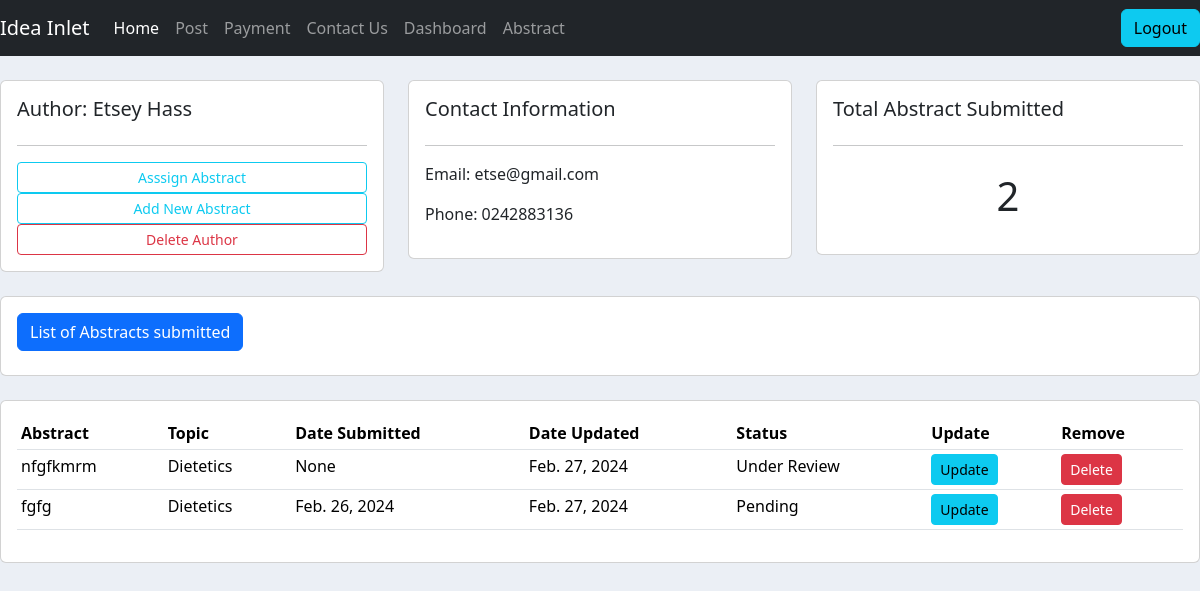
The page /author/1/ (signed in) on the database its author committed.
### abstract/models.py (models this page shows, shortened)
class Author(models.Model):
    TITLE = (
        ("Mr.", "Mr."),
        ("Mrs", "Mrs."),
        ("Dr.", "Dr."),
        ("Prof.", "Prof."),
    )
    GENDER = (
       ("Male", "Male"),
        ("Female", "Female"),
        ("Other", "Other"),
    )
    user = models.OneToOneField(User, null=True, on_delete=models.CASCADE)
    title = models.CharField(max_length=50, choices=TITLE)
    first_name = models.CharField(max_length=200, null=True)
    last_name = models.CharField(max_length=200, null=True)
    gender = models.CharField(max_length=50, choices=GENDER)
    phone = models.CharField(max_length=200, null=True)
    email = models.EmailField(max_length=200, null=True)
    profession = models.CharField(max_length=200, null=True)
    organization = models.CharField(max_length=200, null=True)
    address = models.CharField(max_length=300, null=True)
    bio = models.TextField(max_length=600, null=True, blank=True)
    date_created = models.DateTimeField(auto_now_add=True, null=True)

class Abstract(models.Model):
    STATUS = (
        ("Pending", "Pending"),
        ("Under Review", "Under Review"),
        ("Accepted", "Accepted"),
        ("Rejected.", "Rejected"),
    )
    title = models.CharField(max_length=200, null=True)
    abstract_body = models.TextField(max_length=600, null=True)
    keywords = models.CharField(max_length=300, null=True)
    author_name = models.CharField(max_length=200, null=True)
    author_email = models.EmailField(max_length=200, null=True)
    author_affiliation = models.CharField(max_length=200, null=True)
    presenter_name = models.CharField(max_length=200, null=True)
    presenter_email = models.EmailField(max_length=200, null=True)
    date_created = models.DateField(auto_now_add=True, null=True)
    date_updated = models.DateField(auto_now=True, null=True)
    upload = models.FileField(upload_to="uploads/%Y/%m/%d/", blank=True)
    status = models.CharField(max_length=50, choices=STATUS, default='Pending')
    topics = models.ManyToManyField(Topic)
    presentation_preference = models.ManyToManyField(Presentation_type)
    event = models.ForeignKey(Event, null=True, on_delete=models.SET_NULL)
    author = models.ForeignKey(Author, null=True, on_delete=models.SET_NULL)
    editors = models.ManyToManyField(Group, related_name='assigned_abstracts', blank=True)

class Topic(models.Model):
    topics = models.CharField(max_length=1000, null=True)

### abstract/decorators.py (the view)
        def wrapper_func(request, *args, **kwargs):
            group = None
            if request.user.groups.exists():
                group = request.user.groups.all()[0].name
            if group in allowed_roles:
                return  view_func(request, *args, **kwargs)
            else:
                return render(request, 'abstract/authorize.html')

### abstract/templates/abstract/author.html
{% extends 'abstract/main.html' %}
{% block content %}
<br>
<div class="row">
    <div class="col-md">
        <div class="card card-body">
            <h5>Author: {{author.first_name}} {{author.last_name}}</h5>
            <hr>
            <a class="btn btn-outline-info  btn-sm btn-block" href="{% url 'assign_abstract' %}">Asssign Abstract</a>
            <a class="btn btn-outline-info  btn-sm btn-block" href="{% url 'create_abstract' author.id %}">Add New Abstract</a>
            <a class="btn btn-outline-danger  btn-sm btn-block" href="">Delete Author</a>
        </div>
    </div>
    <div class="col-md">
        <div class="card card-body">
            <h5>Contact Information</h5>
            <hr>
            <p>Email: {{author.email}}</p>
            <p>Phone: {{author.phone}}</p>
        </div>
    </div>
    <div class="col-md">
        <div class="card card-body">
            <h5>Total Abstract Submitted</h5>
            <hr>
            <h1 style="text-align: center;padding: 10px">{{abstract_count}}</h1>
        </div>
    </div>
</div>
<br>
<div class="row">
    <div class="col">
        <div class="card card-body">
            <form method="get">
            <h2 class="btn btn-primary"> List of Abstracts submitted </h2>
          </form>
        </div>
    </div>
</div>
<br>
<div class="row">
    <div class="col-md">
        <div class="card card-body">
            <table class="table table-sm">
                <tr>
                    <th>Abstract</th>
                    <th>Topic</th>
                    <th>Date Submitted</th>
                    <th>Date Updated</th>
                    <th>Status</th>
                    <th>Update</th>
                    <th>Remove</th>
                </tr>
                {% for abstract in abstract_info %}
                    <tr>
                        <td>{{ abstract.title }}</td>
                        {% for topic in abstract.topics %}
                            <td>{{ topic }}</td>
                            {% endfor %}
                        <td>{{ abstract.date_created }}</td>
                        <td>{{ abstract.date_updated }}</td>
                        <td>{{ abstract.status }}</td>
                        <td><a class= "btn btn-sm btn-info" href="{% url 'update_abstract' abstract.id %}"> Update </a></td>
					    <td><a class= "btn btn-sm btn-danger" href="{% url 'delete_abstract' abstract.id %}"> Delete </a></td>
                    </tr>
				{% endfor %}
            </table>
        </div>
    </div>
</div>
{% endblock %}

### abstract/static/css/main.css (style rules this page uses)
body { background-color: #ebeff5; }

### rows shown on the page
Author: first_name "Etsey", last_name "Hass", email "etse@gmail.com", phone "0242883136"
Abstract: title "nfgfkmrm", date_updated "Feb. 27, 2024", status "Under Review"
Topic: topics "Dietetics" "Dietetics"
Abstract: title "fgfg", date_created "Feb. 26, 2024", date_updated "Feb. 27, 2024", status "Pending"

### other values the page prints
{{ abstract_count }} "2"
{{ abstract.date_created }} "None"
